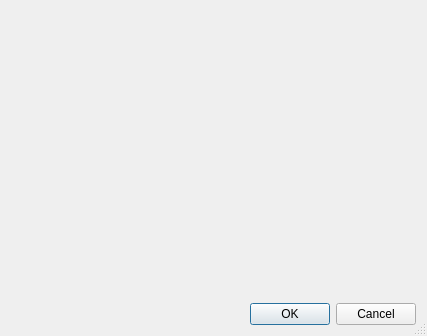
<?xml version="1.0" encoding="UTF-8"?>
<ui version="4.0">
 <class>AboutDlg</class>
 <widget class="QDialog" name="AboutDlg">
  <property name="geometry">
   <rect>
    <x>0</x>
    <y>0</y>
    <width>427</width>
    <height>336</height>
   </rect>
  </property>
  <property name="windowTitle">
   <string>About...</string>
  </property>
  <property name="sizeGripEnabled">
   <bool>true</bool>
  </property>
  <layout class="QVBoxLayout" name="verticalLayout">
   <item>
    <layout class="QVBoxLayout" name="verticalLayout_2">
     <item>
      <widget class="InfoWidget" name="widget" native="true"/>
     </item>
    </layout>
   </item>
   <item>
    <widget class="QDialogButtonBox" name="buttonBox">
     <property name="orientation">
      <enum>Qt::Horizontal</enum>
     </property>
     <property name="standardButtons">
      <set>QDialogButtonBox::Cancel|QDialogButtonBox::Ok</set>
     </property>
    </widget>
   </item>
  </layout>
 </widget>
 <customwidgets>
  <customwidget>
   <class>InfoWidget</class>
   <extends>QWidget</extends>
   <header>InfoWidget.h</header>
   <container>1</container>
  </customwidget>
 </customwidgets>
 <resources/>
 <connections>
  <connection>
   <sender>buttonBox</sender>
   <signal>accepted()</signal>
   <receiver>AboutDlg</receiver>
   <slot>accept()</slot>
   <hints>
    <hint type="sourcelabel">
     <x>248</x>
     <y>254</y>
    </hint>
    <hint type="destinationlabel">
     <x>157</x>
     <y>274</y>
    </hint>
   </hints>
  </connection>
  <connection>
   <sender>buttonBox</sender>
   <signal>rejected()</signal>
   <receiver>AboutDlg</receiver>
   <slot>reject()</slot>
   <hints>
    <hint type="sourcelabel">
     <x>316</x>
     <y>260</y>
    </hint>
    <hint type="destinationlabel">
     <x>286</x>
     <y>274</y>
    </hint>
   </hints>
  </connection>
 </connections>
</ui>
